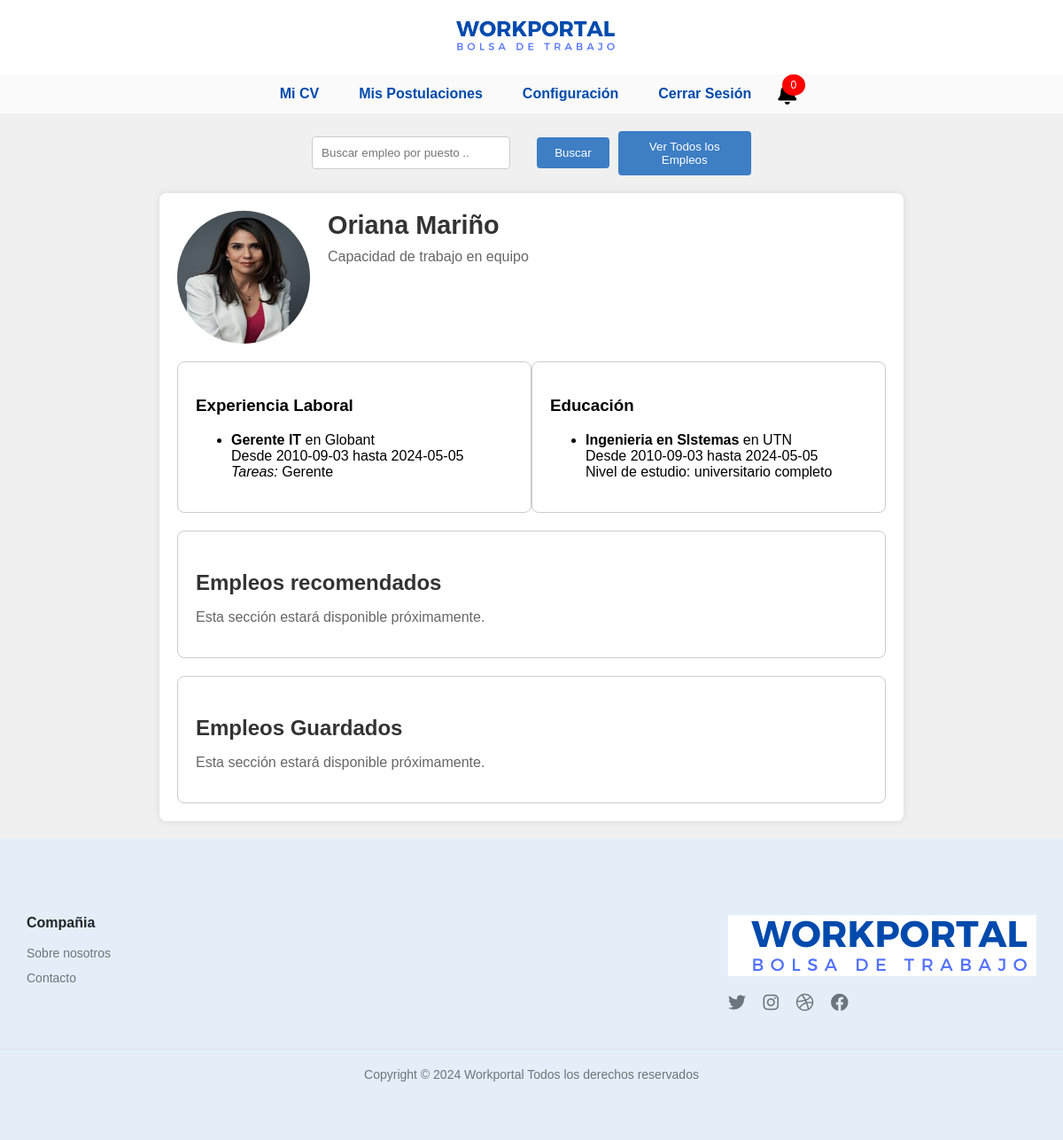
Page /perfil_postulante.php (signed in) on the committed database.
### tables this page shows
CREATE TABLE `usuarios` (
  `id_usuario` int(11) NOT NULL,
  `nombre` varchar(255) NOT NULL,
  `correo_electronico` varchar(255) NOT NULL,
  `contrasena` varchar(255) NOT NULL,
  `apellido` varchar(255) DEFAULT NULL,
  `dni` varchar(20) DEFAULT NULL,
  `localidad` varchar(255) DEFAULT NULL,
  `provincia` varchar(255) DEFAULT NULL,
  `pais` varchar(255) DEFAULT NULL,
  `telefono` varchar(20) DEFAULT NULL,
  `token` varchar(255) DEFAULT NULL,
  `foto_perfil` varchar(255) DEFAULT 'img/sinfoto.png',
  `sobre_mi` text DEFAULT NULL,
  `cv_pdf` varchar(255) DEFAULT NULL
);

CREATE TABLE `experiencia_laboral` (
  `id_experiencia` int(11) NOT NULL,
  `id_usuario` int(11) NOT NULL,
  `puesto` varchar(255) NOT NULL,
  `empresa` varchar(255) NOT NULL,
  `fecha_inicio` date NOT NULL,
  `fecha_fin` date DEFAULT NULL,
  `actualidad` tinyint(1) DEFAULT 0,
  `tareas` text DEFAULT NULL
);

CREATE TABLE `educacion` (
  `id_educacion` int(11) NOT NULL,
  `id_usuario` int(11) NOT NULL,
  `institucion` varchar(255) NOT NULL,
  `titulo_carrera` varchar(255) NOT NULL,
  `fecha_inicio` date NOT NULL,
  `fecha_fin` date DEFAULT NULL,
  `actualidad` tinyint(1) DEFAULT 0,
  `nivel_estudio` enum('primaria completa','primaria incompleta','secundario completo','secundario incompleto','terciario completo','terciario incompleto','universitario completo','universitario incompleto') NOT NULL,
  `id_cv` int(11) DEFAULT NULL
);

### perfil_postulante.php (the view, shortened to what this page needs)
<?php
require_once 'bd.php';
$usuario = $_SESSION['usuario'];
$id_usuario = $usuario['id_usuario'];
$ruta_imagen_perfil = isset($usuario['foto_perfil']) ? $usuario['foto_perfil'] : 'img/sinfoto.png';
$educacion = [];
$experiencia = [];
$sobre_mi = '';
if ($conexion) {
    $sql = "SELECT sobre_mi FROM usuarios WHERE id_usuario = ?";
    $stmt = $conexion->prepare($sql);
    $stmt->execute([$id_usuario]);
    $result = $stmt->fetch(PDO::FETCH_ASSOC);
    $sobre_mi = $result['sobre_mi'] ?? '';
    $sql = "SELECT * FROM educacion WHERE id_usuario = ?";
    $stmt = $conexion->prepare($sql);
    $stmt->execute([$id_usuario]);
    $educacion = $stmt->fetchAll(PDO::FETCH_ASSOC);
    $sql = "SELECT * FROM experiencia_laboral WHERE id_usuario = ?";
    $stmt = $conexion->prepare($sql);
    $stmt->execute([$id_usuario]);
    $experiencia = $stmt->fetchAll(PDO::FETCH_ASSOC);
}
?>
<!DOCTYPE html>
<html lang="es">
<head>
    <link rel="stylesheet" href="styles/styles_perfil_postulante.css">
    <link rel="stylesheet" href="https://cdnjs.cloudflare.com/ajax/libs/font-awesome/6.0.0-beta3/css/all.min.css">
</head>
<body>
<header>
    <?php include 'templates/header.php'; ?>
    <nav>
        <a href="cv_postulantes.php">Mi CV</a>
        <a href="mis_postulaciones.php">Mis Postulaciones</a>
        <a href="#">Configuración</a>
        <a href="cerrar_sesion_postulante.php">Cerrar Sesión</a>
        <div class="nav-item">
            <span id="num_notificaciones" class="badge">0</span>
        </div>
    </nav>
    <div class="seccion-busqueda">
        <form class="busqueda-form" action="motor_busqueda.php" method="GET">
            <input type="text" name="query" placeholder="Buscar empleo por puesto ..">
            <button type="submit">Buscar</button>
            <button>Ver Todos los Empleos</button>
        </form>
    </div>
</header>
<div class="container">
    <div class="perfil-header">
        <img src="<?php echo htmlspecialchars($ruta_imagen_perfil); ?>" alt="Foto de perfil">
        <div class="info">
            <h1><?php echo htmlspecialchars($usuario['nombre'] . ' ' . $usuario['apellido']); ?></h1>
            <p id="sobre-mi"><?php echo nl2br(htmlspecialchars($sobre_mi)); ?></p>
        </div>
    </div>
    <div class="form-container">
        <div class="seccion-experiencia">
            <h3>Experiencia Laboral</h3>
            <?php if (!empty($experiencia)) : ?>
                <ul>
                    <?php foreach ($experiencia as $exp) : ?>
                        <li>
                            <strong><?php echo htmlspecialchars($exp['puesto']); ?></strong> en <?php echo htmlspecialchars($exp['empresa']); ?><br>
                            Desde <?php echo htmlspecialchars($exp['fecha_inicio']); ?> hasta <?php echo htmlspecialchars($exp['fecha_fin']); ?><br>
                            <em>Tareas:</em> <?php echo htmlspecialchars($exp['tareas']); ?>
                        </li>
                    <?php endforeach; ?>
                </ul>
            <?php else : ?>
                <p>No hay experiencia laboral disponible.</p>
            <?php endif; ?>
        </div>
        <div class="seccion-educacion">
            <h3>Educación</h3>
            <?php if (!empty($educacion)) : ?>
                <ul>
                    <?php foreach ($educacion as $edu) : ?>
                        <li>
                            <strong><?php echo htmlspecialchars($edu['titulo_carrera']); ?></strong> en <?php echo htmlspecialchars($edu['institucion']); ?><br>
                            Desde <?php echo htmlspecialchars($edu['fecha_inicio']); ?> hasta <?php echo htmlspecialchars($edu['fecha_fin']); ?><br>
                            Nivel de estudio: <?php echo htmlspecialchars($edu['nivel_estudio']); ?><br>
                        </li>
                    <?php endforeach; ?>
                </ul>
            <?php else : ?>
                <p>No hay información de educación disponible.</p>
            <?php endif; ?>
        </div>
    </div>
    <div class="seccion-recomendaciones">
        <h3>Empleos recomendados</h3>
        <p>Esta sección estará disponible próximamente.</p>
    </div>
    <div class="seccion-guardados">
        <h3>Empleos Guardados</h3>
        <p>Esta sección estará disponible próximamente.</p>
    </div>
</div>
<footer>
    <?php include 'templates/footer.php'; ?>
</footer>
</body>
</html>

### styles/styles_perfil_postulante.css (style rules this page uses)
#num_notificaciones { position: absolute; top: -10px; right: -10px; background-color: red; color: white; border-radius: 50%; padding: 5px 10px; font-size: 12px; display: inline-block; }
nav { background-color: #ffffffad; padding: 10px; display: flex; justify-content: center; align-items: center; gap: 15px; }
nav a { color: #004aad; text-decoration: none; margin: 0 15px; font-size: 1rem; font-weight: bold; }
.nav-item { position: relative; display: inline-flex; align-items: center; cursor: pointer; }
.badge { position: absolute; top: -5px; right: -10px; padding: 3px 6px; border-radius: 50%; background-color: red; color: white; font-size: 12px; }
body { font-family: Arial, sans-serif; background-color: #f0f0f0; margin: 0; padding: 0; }
.container { max-width: 800px; margin: 20px auto; background-color: #fff; padding: 20px; border-radius: 8px; box-shadow: 0 0 10px rgba(0,0,0,0.1); }
.perfil-header { display: flex; align-items: flex-start; margin-bottom: 20px; }
.perfil-header img { width: 150px; height: 150px; border-radius: 50%; margin-right: 20px; cursor: pointer; }
.perfil-header .info { flex: 1; }
.perfil-header h1 { margin: 0; font-size: 1.8rem; color: #333; }
.perfil-header #sobre-mi { margin-top: 10px; font-size: 1rem; color: #666; }
.form-container { display: flex; justify-content: space-between; margin-top: 20px; }
.seccion-experiencia, .seccion-educacion { flex: 1; padding: 20px; border: 1px solid #ccc; border-radius: 8px; }
.seccion-busqueda { position: relative; display: flex; align-items: center; gap: 10px; justify-content: center; }
.busqueda-form { display: flex; justify-content: center; align-items: center; margin-top: 20px; }
.busqueda-form input[type="text"] { width: 50%; padding: 10px; border: 1px solid #ccc; border-radius: 4px; margin-right: 20px; }
.busqueda-form button { padding: 10px 20px; background-color: #3d7ec4; color: #fff; border: none; border-radius: 4px; cursor: pointer; transition: background-color 0.3s; margin-left: 10px; }
.seccion-recomendaciones, .seccion-guardados { margin-top: 20px; padding: 20px; border: 1px solid #ccc; border-radius: 8px; }
.seccion-recomendaciones h3, .seccion-guardados h3 { margin-bottom: 10px; font-size: 1.5rem; color: #333; }
.seccion-recomendaciones p, .seccion-guardados p { font-size: 1rem; color: #666; }

### styles/header.css (style rules this page uses)
body { font-family: Arial, sans-serif; margin: 0; padding: 0; box-sizing: border-box; }

### styles/footer.css (style rules this page uses)
body { font-family: 'Arial', sans-serif; margin: 0; padding: 0; box-sizing: border-box; }

### rows in the picture
usuarios: sobre_mi "Capacidad de trabajo en equipo"
experiencia_laboral: puesto "Gerente IT", empresa "Globant", fecha_inicio "2010-09-03", fecha_fin "2024-05-05", tareas "Gerente"
educacion: titulo_carrera "Ingenieria en SIstemas", institucion "UTN", fecha_inicio "2010-09-03", fecha_fin "2024-05-05", nivel_estudio "universitario completo"

### other values in the picture
$usuario['nombre'] . ' ' . $usuario['apellido'] "Oriana Mariño"
